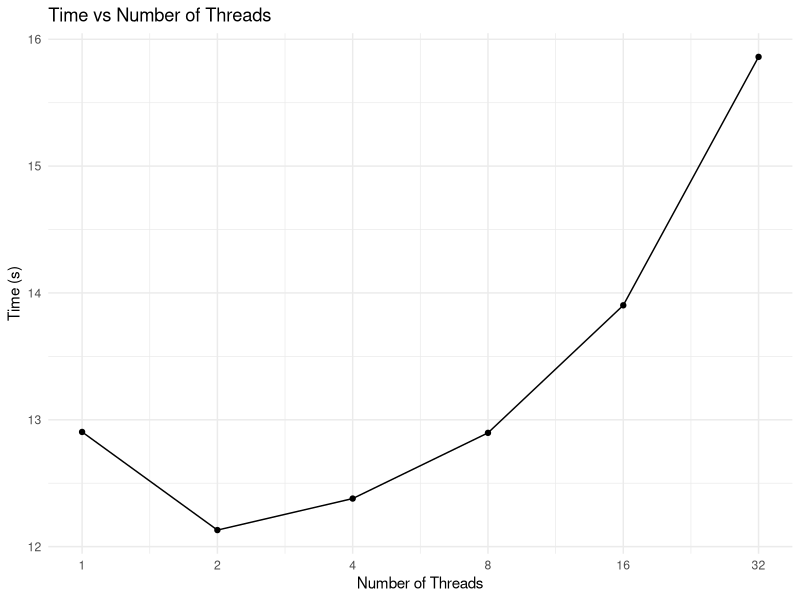
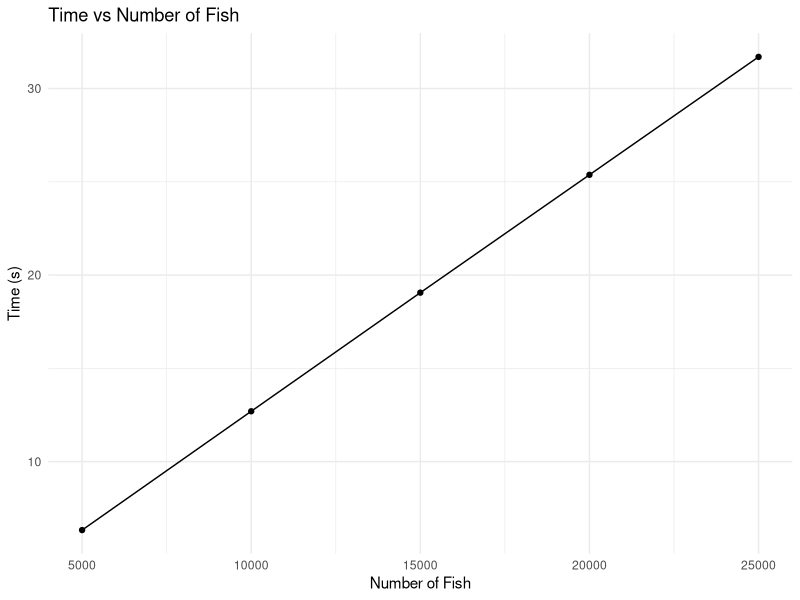
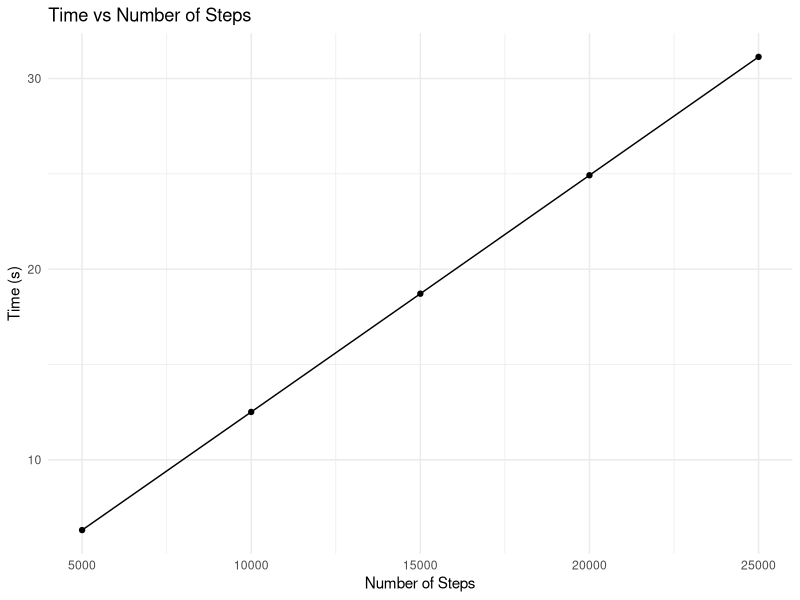
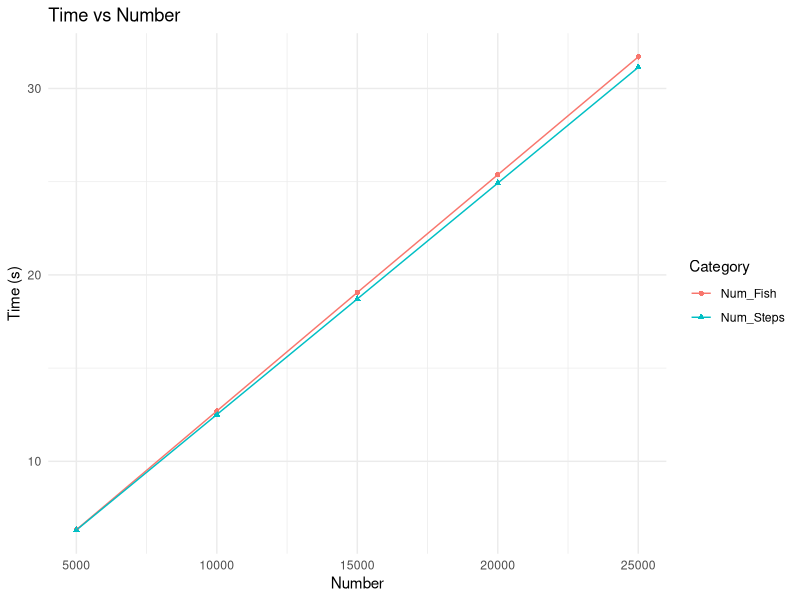

Write R code to recreate these figures, in order.
## ---- chunk 1
knitr::opts_chunk$set(echo = TRUE)

## ---- chunk 2
library(ggplot2)

## ---- chunk 3
experiment1 <- data.frame(
  Num_threads = c(1, 2, 4, 8, 16, 32),
  Time = c(12.90403, 12.130501, 12.37898, 12.896915, 13.902485, 15.860992)
)

# Create the plot
ggplot(experiment1, aes(x = Num_threads, y = Time)) +
  geom_point() +
  geom_line() +
  scale_x_log10(breaks = c(1, 2, 4, 8, 16, 32)) +
  labs(
    title = "Time vs Number of Threads",
    x = "Number of Threads",
    y = "Time (s)"
  ) +
  theme_minimal()
## ---- chunk 4
experiment2 <- data.frame(
  Num_fish = c(5000, 10000, 15000, 20000, 25000),
  Time = c(6.331361, 12.699427, 19.057465, 25.373998, 31.694911)
)

# Step 3: Create the plot
ggplot(experiment2, aes(x = Num_fish, y = Time)) +
  geom_point() +
  geom_line() +
  labs(
    title = "Time vs Number of Fish",
    x = "Number of Fish",
    y = "Time (s)"
  ) +
  theme_minimal()
## ---- chunk 5
experiment3 <- data.frame(
  Num_steps = c(5000, 10000, 15000, 20000, 25000),
  Time = c(6.312065, 12.508974, 18.71223, 24.924847, 31.135177)
)

# Step 3: Create the plot
ggplot(experiment3, aes(x = Num_steps, y = Time)) +
  geom_point() +
  geom_line() +
  labs(
    title = "Time vs Number of Steps",
    x = "Number of Steps",
    y = "Time (s)"
  ) +
  theme_minimal()
## ---- chunk 6
# Create a data frame
fishSteps <- data.frame(
  Num = c(5000, 10000, 15000, 20000, 25000, 5000, 10000, 15000, 20000, 25000),
  Time = c(6.331361, 12.699427, 19.057465, 25.373998, 31.694911, 6.312065, 12.508974, 18.71223, 24.924847, 31.135177),
  Category = c(rep("Num_Fish", 5), rep("Num_Steps", 5))
)

# Create the plot
ggplot(fishSteps, aes(x = Num, y = Time, color = Category, shape=Category)) +
  geom_point() +
  geom_line() +
  labs(
    title = "Time vs Number",
    x = "Number",
    y = "Time (s)"
  ) +
  theme_minimal()
